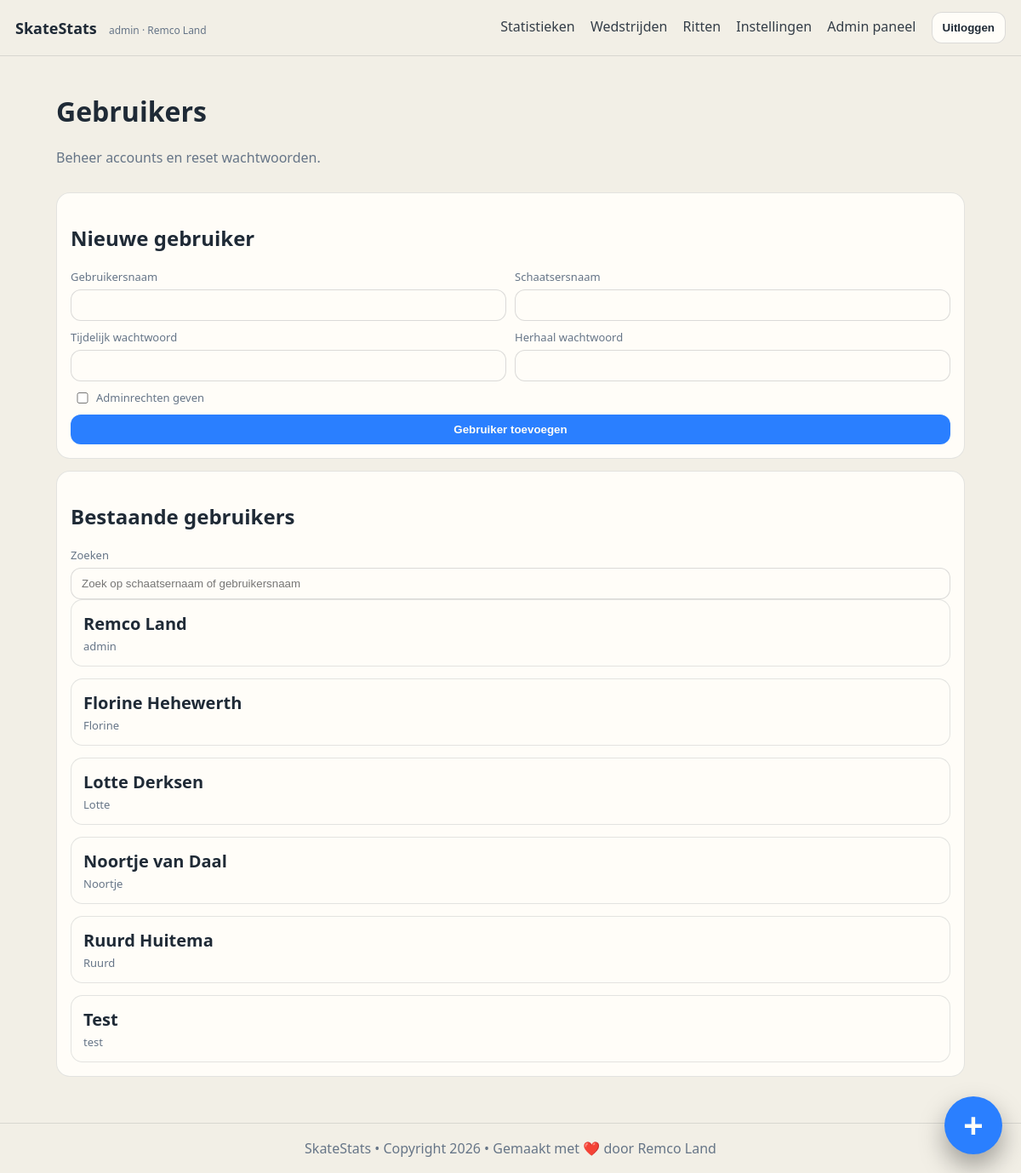
The app's page /admin/users (signed in) with its own data.
### tables this page shows
CREATE TABLE user (
              id INTEGER PRIMARY KEY AUTOINCREMENT,
              username TEXT NOT NULL UNIQUE,
              password_hash TEXT NOT NULL,
              skater_id INTEGER NOT NULL UNIQUE,
              is_admin INTEGER NOT NULL DEFAULT 0,
              created_at TEXT NOT NULL,
              updated_at TEXT NOT NULL,
              last_login_at TEXT, theme_preference TEXT NOT NULL DEFAULT 'dark',
              FOREIGN KEY (skater_id) REFERENCES skater(id) ON DELETE RESTRICT
            );

CREATE TABLE skater (
              id INTEGER PRIMARY KEY AUTOINCREMENT,
              name TEXT NOT NULL UNIQUE
            );

### app/main.py (the view)
@app.get("/admin/users", response_class=HTMLResponse)
def admin_users_page(request: Request, error: str = "", success: str = ""):
    current_user = require_admin_user(request)
    with db() as conn:
        users = conn.execute(
            """
            SELECT u.*, s.name AS skater_name
            FROM user u
            JOIN skater s ON s.id = u.skater_id
            ORDER BY LOWER(u.username)
            """
        ).fetchall()
    return render(
        request,
        "admin_users.html",
        user=current_user,
        users=users,
        error=error,
        success=success,
        fmt_date=fmt_date_ymd_to_dmy,
    )

### app/main.py (called while the page is built)
def db() -> sqlite3.Connection:
    conn = sqlite3.connect(DB_PATH)
    conn.execute("PRAGMA foreign_keys = ON")
    conn.row_factory = sqlite3.Row
    return conn

def get_user_by_id(conn: sqlite3.Connection, user_id: int) -> Optional[sqlite3.Row]:
    return conn.execute(
        """
        SELECT u.*, s.name AS skater_name
        FROM user u
        JOIN skater s ON s.id = u.skater_id
        WHERE u.id = ?
        """,
        (user_id,),
    ).fetchone()

def normalize_theme_preference(raw_value: str) -> str:
    value = (raw_value or "").strip().lower()
    if value == "light":
        return "light"
    if value == "system":
        return "system"
    return "dark"

def resolved_theme(theme_preference: str) -> str:
    return "dark" if normalize_theme_preference(theme_preference) == "system" else normalize_theme_preference(theme_preference)

def render(request: Request, template_name: str, **ctx) -> HTMLResponse:
    tpl = templates_env.get_template(template_name)
    current_user = getattr(request.state, "user", None)
    html = tpl.render(
        app_title=APP_TITLE,
        request=request,
        current_user=current_user,
        owner_name=current_user["skater_name"] if current_user else OWNER_NAME,
        theme_preference=normalize_theme_preference(current_user["theme_preference"]) if current_user else "dark",
        active_theme=resolved_theme(current_user["theme_preference"]) if current_user else "dark",
        **ctx,
    )
    return HTMLResponse(html)

def require_user(request: Request) -> sqlite3.Row:
    current_user = getattr(request.state, "user", None)
    if current_user is None:
        raise RuntimeError("missing authenticated user")
    return current_user

def require_admin_user(request: Request) -> sqlite3.Row:
    current_user = require_user(request)
    if int(current_user["is_admin"]) != 1:
        raise PermissionError("admin required")
    return current_user

### app/templates/admin_users.html (shortened to what this page needs)
{% extends "base.html" %}
{% block content %}
  <div class="section-header">
    <div>
      <h1>Gebruikers</h1>
      <p class="muted">Beheer accounts en reset wachtwoorden.</p>
    </div>
  </div>
  <section class="card">
    <h2>Nieuwe gebruiker</h2>
    <form method="post" action="/admin/users" class="form">
      <div class="grid2">
        <label>Gebruikersnaam
          <input name="username" required />
        </label>
        <label>Schaatsersnaam
          <input name="skater_name" required />
        </label>
      </div>
      <div class="grid2">
        <label>Tijdelijk wachtwoord
          <input type="password" name="password" required />
        </label>
        <label>Herhaal wachtwoord
          <input type="password" name="confirm_password" required />
        </label>
      </div>
      <label class="check">
        <input type="checkbox" name="is_admin" />
        Adminrechten geven
      </label>
      <button type="submit">Gebruiker toevoegen</button>
    </form>
  </section>
  <section class="card">
    <h2>Bestaande gebruikers</h2>
    <label>Zoeken
      <input id="admin-user-search" type="search" placeholder="Zoek op schaatsernaam of gebruikersnaam" />
    </label>
    <div class="admin-user-list">
      {% for item in users %}
        <article
          class="admin-user-item"
          data-user-filter="{{ item.skater_name|lower }} {{ item.username|lower }}"
        >
          <details class="admin-user-details">
            <summary class="admin-user-summary">
              <div class="admin-user-heading">
                <strong class="admin-user-name">{{ item.skater_name }}</strong>
                <div class="admin-user-username">{{ item.username }}</div>
              </div>
            </summary>
          </details>
        </article>
      {% endfor %}
    </div>
  </section>
{% endblock %}

### app/templates/base.html (shortened to what this page needs)
<!doctype html>
<html lang="nl" data-theme="{{ active_theme }}" data-theme-preference="{{ theme_preference }}">
  <head>
    <link rel="stylesheet" href="/static/style.css" />
  </head>
  <body data-theme="{{ active_theme }}" data-theme-preference="{{ theme_preference }}">
    <header class="topbar">
      <div class="brand">
        <a href="/">{{ app_title }}</a>
        {% if current_user %}
          <span class="tag">{{ current_user.username }} · {{ owner_name }}</span>
        {% else %}
          <span class="tag">login required</span>
        {% endif %}
      </div>
      {% if current_user %}
        <nav class="nav-desktop">
          <a href="/stats">Statistieken</a>
          <a href="/competitions">Wedstrijden</a>
          <a href="/races">Ritten</a>
          <a href="/account/settings">Instellingen</a>
          {% if current_user.is_admin == 1 %}
            <a href="/admin/users">Admin paneel</a>
          {% endif %}
          <form method="post" action="/logout" class="inline-form">
            <button type="submit" class="btn-secondary">Uitloggen</button>
          </form>
        </nav>
      {% endif %}
    </header>
    <main class="container">
      {% block content %}{% endblock %}
    </main>
    {% if current_user %}
      <div class="fab-menu" data-open="false">
        <button type="button" class="fab-toggle" aria-label="Snelle acties" aria-expanded="false">+</button>
      </div>
    {% endif %}
    <footer class="footer">
      <span>SkateStats • Copyright 2026 • Gemaakt met ❤️ door Remco Land</span>
    </footer>
  </body>
</html>

### records on screen
user: username "admin", skater_name "Remco Land"
skater: name "Remco Land"
user: skater_name "Florine Hehewerth", username "Florine"
user: skater_name "Lotte Derksen", username "Lotte"
user: skater_name "Noortje van Daal", username "Noortje"
user: skater_name "Ruurd Huitema", username "Ruurd"
user: skater_name "Test", username "test"

### other values on screen
{{ app_title }} "SkateStats"
